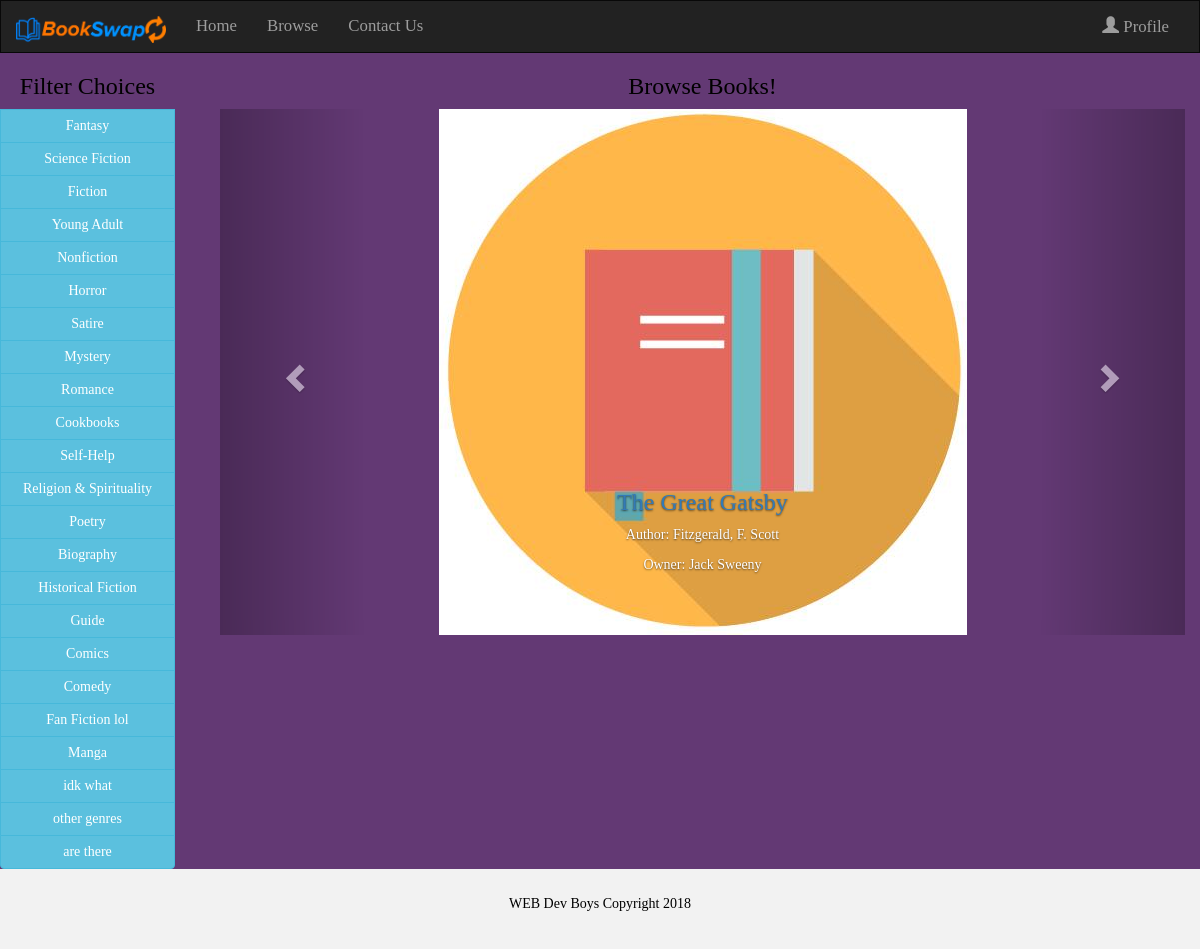
Page /BookSwap/browse on the committed database.
### BookSwap/models.py (models this page shows, shortened)
class BookInstance(models.Model):
    id = models.UUIDField(primary_key=True, default=uuid.uuid4, help_text="Unique ID for this particular book across whole library")
    book = models.ForeignKey('Book', on_delete=models.SET_NULL, null=True)
    owner = models.ForeignKey('User', on_delete=models.CASCADE, null=True)
    instance_pic = models.ImageField(upload_to = 'bookinstance_imgs/', default = 'bookinstance_imgs/default_instance.jpg')
    CONDITION = (
        ('5','Like-New'), ('4','Good'), ('3','Average'), ('2','Bad'), ('1','Barely Readable'),
    )
    book_condition = models.CharField(max_length=1, choices=CONDITION, blank=True, default='5', help_text='Book condition')
    comment = models.CharField(max_length=500, default='', help_text='Additional comments about your book (e.g. pricing, books you want to swap it for, etc).')
    class Meta:
        ordering = ["book_condition"]

class Book(models.Model):
    title = models.CharField(max_length=200)
    author = models.ForeignKey('Author', on_delete=models.SET_NULL, null=True)
    summary = models.TextField(max_length=1000, help_text='Enter a brief description of the book')
    genre = models.ManyToManyField(Genre, help_text='Select a genre for this book')
    for_class = models.CharField('Class', max_length=200, help_text='Enter which class this textbook is for.', default='Not for a class.')
    class Meta:
        unique_together = (('title', 'author'),)

class Author(models.Model):
    first_name = models.CharField(max_length=100)
    last_name = models.CharField(max_length=100)
    class Meta:
        ordering = ["last_name","first_name"]
    def __str__(self):
        return '{0}, {1}'.format(self.last_name,self.first_name)
    class Meta:
        unique_together = (('first_name', 'last_name'),)

class User(models.Model):
	id = models.UUIDField(primary_key=True, default=uuid.uuid4, help_text="Unique ID for this particular user")
	first_name = models.CharField(max_length=200, help_text="Enter your first name.")
	last_name = models.CharField(max_length=200, help_text="Enter your last name.")
	SCHOOLS = (
		('University of Massachusetts Amherst','University of Massachusetts Amherst'),
		('Hampshire College', 'Hampshire College'),
		('Smith College', 'Smith College'),
		('Mount Holyoke College', 'Mount Holyoke College'),
		('Amherst College', 'Amherst College'),
		('Other','Other'),
		('None', 'None'),
	)
	university = models.CharField(max_length=200, choices=SCHOOLS, blank=True, default='None', help_text='School or University')
	bio = models.CharField(max_length=200, help_text="Enter a short bio.")
	books_offered = models.ForeignKey('BookInstance', on_delete=models.CASCADE, null=True)
	books_wanted = models.ManyToManyField(Book)
	class Meta:
		ordering = ["last_name","first_name"]

### BookSwap/views.py (the view)
# urls.py: path('browse', views.browse, name='browse'),
def browse(request):
    Jack = User.objects.get(first_name="Jack")
    queryset = BookInstance.objects.filter(owner = Jack.id)
    return render(request,'browse.html', context={'queryset':queryset},)

### BookSwap/templates/browse.html (shortened to what this page needs)
{% extends "base_generic.html" %}
{% block content %}
<div class="row">
  <div class="col-sm-3 col-md-2">
<div class="btn-group-vertical" data-toggle="buttons" style="text-align: center; width: 100%">
    <h3>Filter Choices</h3>
    <label class="btn btn-info">
      <input type="checkbox" checked autocomplete="off"> Fantasy
    </label>
    <label class="btn btn-info">
      <input type="checkbox" checked autocomplete="off"> Science Fiction
    </label>
    <label class="btn btn-info">
      <input type="checkbox" checked autocomplete="off"> Fiction
    </label>
    <label class="btn btn-info">
      <input type="checkbox" checked autocomplete="off"> Young Adult
    </label>
    <label class="btn btn-info">
      <input type="checkbox" checked autocomplete="off"> Nonfiction
    </label>
    <label class="btn btn-info">
      <input type="checkbox" checked autocomplete="off"> Horror
    </label>
    <label class="btn btn-info">
      <input type="checkbox" checked autocomplete="off"> Satire
    </label>
    <label class="btn btn-info">
      <input type="checkbox" checked autocomplete="off"> Mystery
    </label>
    <label class="btn btn-info">
      <input type="checkbox" checked autocomplete="off"> Romance
    </label>
    <label class="btn btn-info">
      <input type="checkbox" checked autocomplete="off"> Cookbooks
    </label>
    <label class="btn btn-info">
      <input type="checkbox" checked autocomplete="off"> Self-Help
    </label>
    <label class="btn btn-info">
      <input type="checkbox" checked autocomplete="off"> Religion &amp; Spirituality
    </label>
    <label class="btn btn-info">
      <input type="checkbox" checked autocomplete="off"> Poetry
    </label>
    <label class="btn btn-info">
      <input type="checkbox" checked autocomplete="off"> Biography
    </label>
    <label class="btn btn-info">
      <input type="checkbox" checked autocomplete="off"> Historical Fiction
    </label>
    <label class="btn btn-info">
      <input type="checkbox" checked autocomplete="off"> Guide
    </label>
    <label class="btn btn-info">
      <input type="checkbox" checked autocomplete="off"> Comics
    </label>
    <label class="btn btn-info">
      <input type="checkbox" checked autocomplete="off"> Comedy
    </label>
    <label class="btn btn-info">
      <input type="checkbox" checked autocomplete="off"> Fan Fiction lol
    </label>
    <label class="btn btn-info">
      <input type="checkbox" checked autocomplete="off"> Manga
    </label>
    <label class="btn btn-info">
      <input type="checkbox" checked autocomplete="off"> idk what
    </label>
    <label class="btn btn-info">
      <input type="checkbox" checked autocomplete="off"> other genres
    </label>
    <label class="btn btn-info">
      <input type="checkbox" checked autocomplete="off"> are there
    </label>
</div>
</div>
<div class="col-sm-16 col-md-10  ">
  <div class = "container-fluid" style=" text-align: center;">
  <h3> Browse Books!</h3>
  <div id="myCarousel" class="carousel slide">
  <div class="carousel-inner" role="listbox">
  {% for books in queryset %}
        {% if forloop.first %}
            <div class="item active peopleCarouselImg">
      {% else %}
          <div class = "item peopleCarouselImg">
      {% endif %}
            <img src="{{ books.instance_pic.url }}" alt="Image">
            <div class="carousel-caption">
            <h3><a href="{% url 'profileOther' %}"> {{books.book.title}}</a></h3>
            <p>Author: {{books.book.author}}</p>
            <p>Owner: {{books.owner.first_name}} {{books.owner.last_name}} </p>
            </div>
            </div>
  {% endfor %}
  </div>
    <a class="left carousel-control" href="#myCarousel" role="button" data-slide="prev">
      <span class="glyphicon glyphicon-chevron-left" aria-hidden="true"></span>
    </a>
    <a class="right carousel-control" href="#myCarousel" role="button" data-slide="next">
      <span class="glyphicon glyphicon-chevron-right" aria-hidden="true"></span>
    </a>
    </div>
      </div>
  </div>
</div>
{% endblock %}

### BookSwap/static/css/style.css (style rules this page uses)
body { font-family: 'Spectral SC'; color: black; background-color: #633974; }

### BookSwap/templates/browse.html (style rules this page uses)
body { font-family: 'Spectral SC'; background-color: #633974; }
.carousel-inner img { margin: auto; min-height:200px; }
.peopleCarouselImg img { width: auto; height: 600px; max-height: 600px; }

### rows in the picture
BookInstance: instance_pic (placeholder picture), book "The Great Gatsby", book.author "Fitzgerald, F. Scott", owner.first_name "Jack", owner.last_name "Sweeny"
